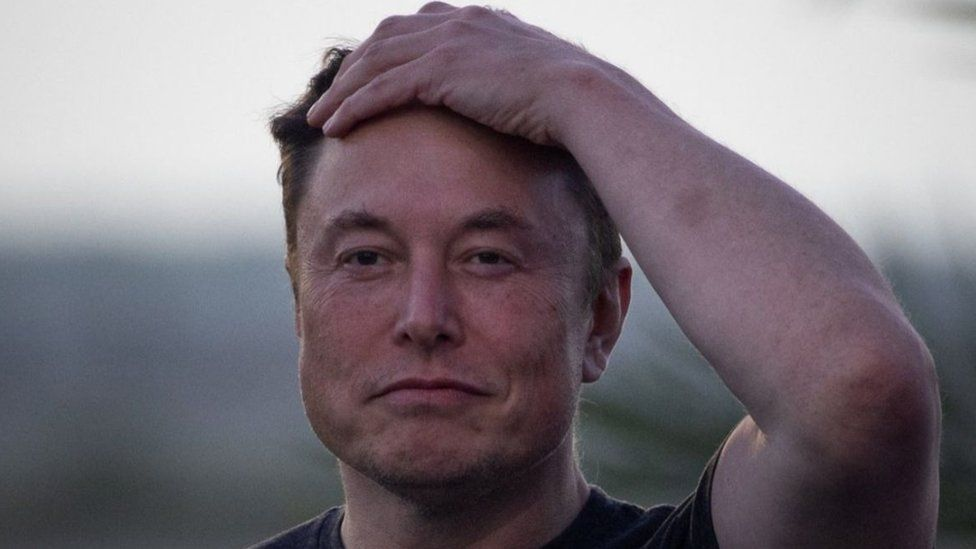
#> input picture img.jpg, 976 x 549 px
$ python main.py img.jpg
#> lines starting #> are read from the running program, lines starting #| are printed output that depends on the picture
import cv2
import sys

def main(argv):
    try:
        img = cv2.imread(str(argv[0]),1)
#> img is the input picture: shape (549, 976, 3); mean B, G, R 122.4, 115.7, 123.7
        img_gray = cv2.cvtColor(img,cv2.COLOR_BGR2GRAY)
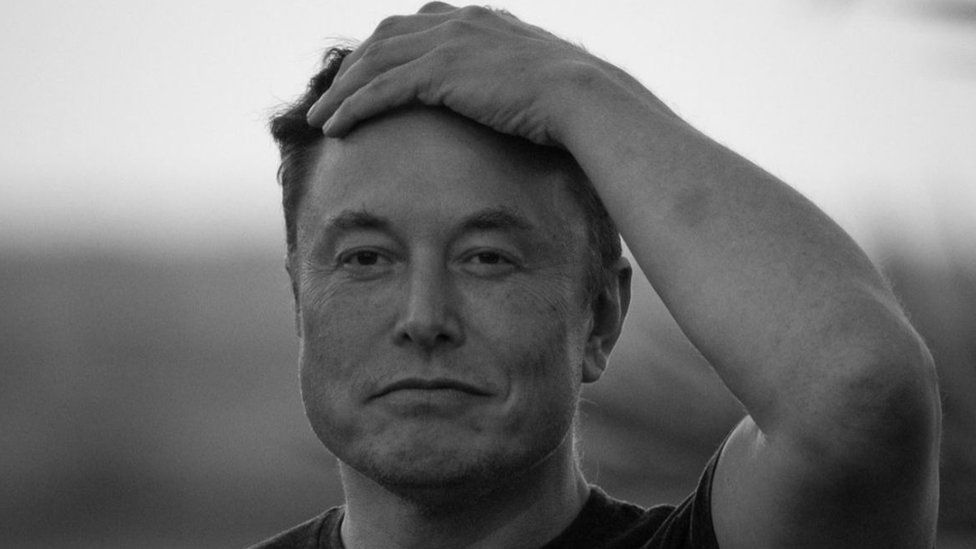
#> img_gray: shape (549, 976); min 1, max 248, mean 118.9
        img_invert = cv2.bitwise_not(img_gray)
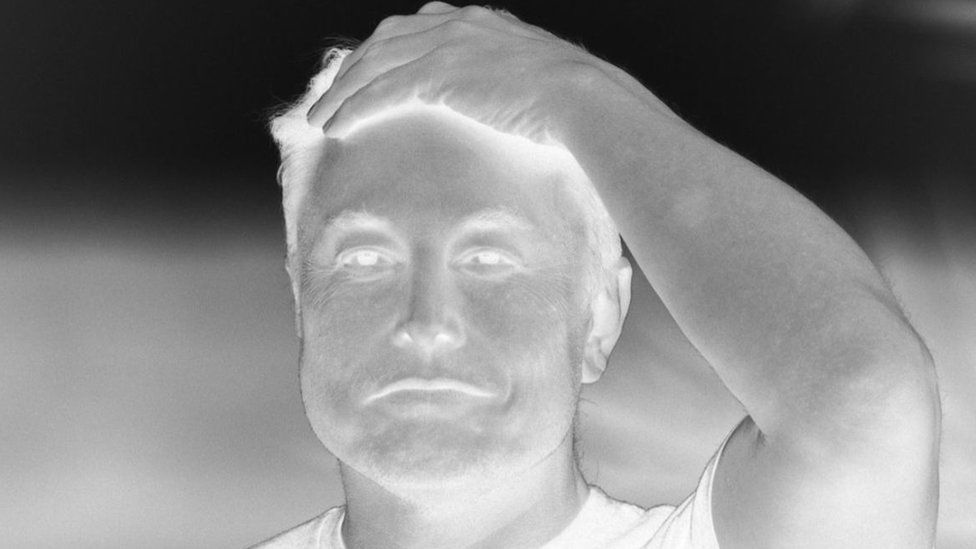
#> img_invert: shape (549, 976); min 7, max 254, mean 136.1
        img_smoothing = cv2.GaussianBlur(img_invert,(21,21),sigmaX=0,sigmaY=0)


        def dodgeV2(x,y):
            return cv2.divide(x,255-y,scale=256)
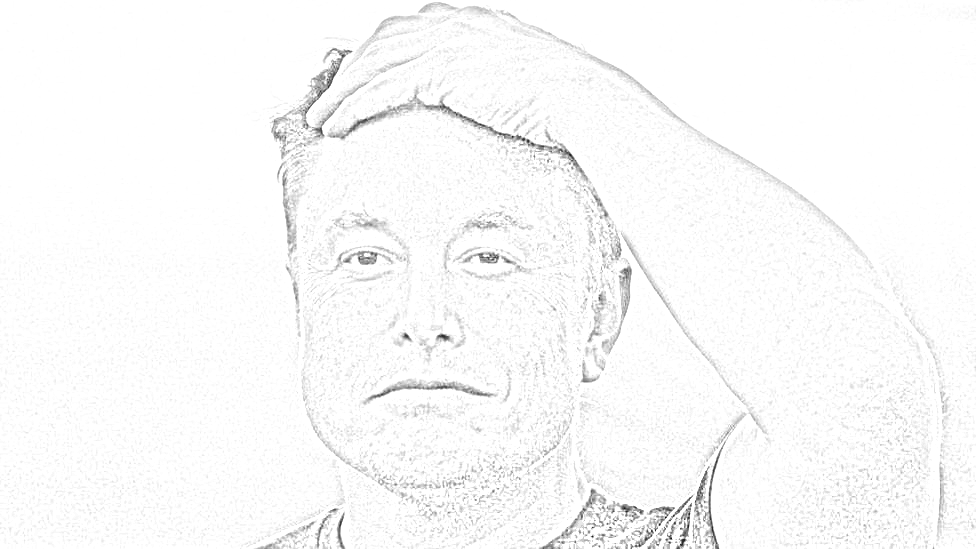
#> returned value: shape (549, 976); min 12, max 255, mean 249.7
        final_img = dodgeV2(img_gray,img_smoothing)


        if(final_img.shape[0] < 300 or final_img.shape[1] < 300):
            final_img = cv2.resize(final_img,[500,500])

        cv2.imshow("final", final_img)
        cv2.waitKey(0)
    except:
        print("         ------->  python main.py <image path>  <-------            ")

if __name__ == "__main__":
   main(sys.argv[1:])
